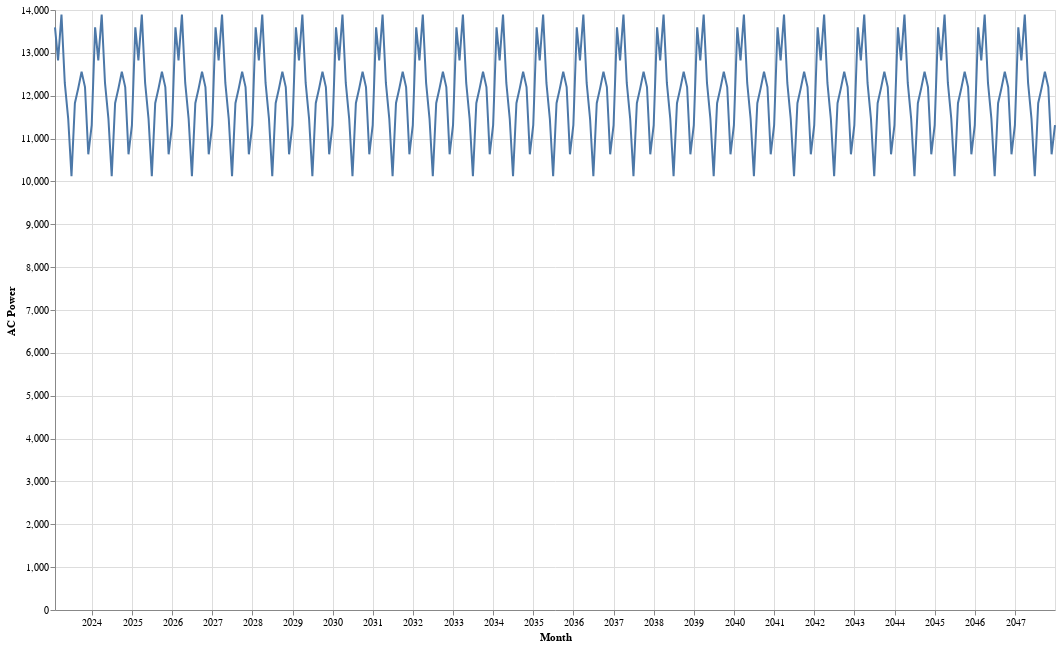

The cell this chart's notebook holds for it:
### Code cell
alt.data_transformers.disable_max_rows()


alt.Chart(source).mark_line().encode(
    x="Month",
    y="AC Power"
).properties(width=1000, height=600)

### Figure 1 — Vega-Lite specification as saved in the notebook (floating-point values rounded to 4 significant figures; data arrays with more than 128 entries replaced by an {"elided": "..."} marker saying what was removed)
{"config": {"view": {"continuousWidth": 400, "continuousHeight": 300}}, "data": {"name": "data-e8b11c901fb1925472b377f0cc7e69be"}, "mark": "line", "encoding": {"x": {"field": "Month", "type": "temporal"}, "y": {"field": "AC Power", "type": "quantitative"}}, "height": 600, "width": 1000, "$schema": "https://vega.github.io/schema/vega-lite/v4.17.0.json", "datasets": {"data-e8b11c901fb1925472b377f0cc7e69be": {"elided": "300 records"}}}
